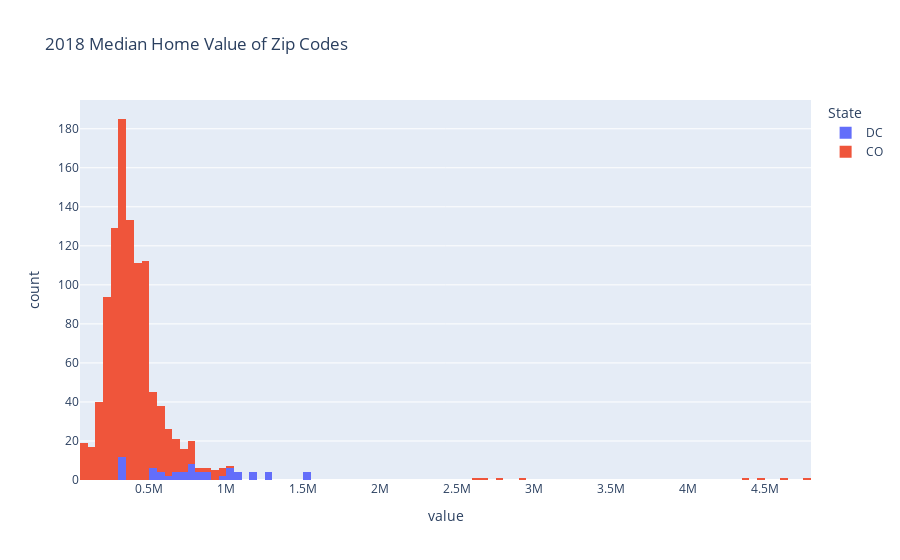

Notebook cell for this chart:
### Markdown cell above
This graphic shows the distribution of yearly profit margins if you bought a home valued at the state median. The reason this is important is it gives us a reference of the risk attached to any particular state. On the graphic there are 3 solid colored vertical lines for reference. The best cast scenario is if a state's IQR is above the green line with no outliers (or outliers above the green line). That would mean that a State has a history of resulting in a net positive profit margin of atleast 2%, for 75% of the years we have data for.

We can gather from this boxplot comparison that each State has inherent risk of dipping into the negatives for profit margin, however some states minimize that very well. For example SD, DC, CO. Of those 3 states it isn't unusual to see CO, or DC achieve profit margins above 10%.

### Code cell
# compare the states of CO and DC in the last year
state_2018 = df.set_index("Date").loc["2018", ["State", "value"]]

fig = px.histogram(
    state_2018.loc[state_2018.State.isin(["DC", "CO"])],
    x="value",
    color="State",
    title="2018 Median Home Value of Zip Codes"
)
fig.show()

### Figure 1 — Plotly figure (JSON) as saved in the notebook; plotly's stock layout.template omitted (floating-point values rounded to 4 significant figures; data arrays with more than 128 entries replaced by an {"elided": "..."} marker saying what was removed)
{"data": [{"alignmentgroup": "True", "bingroup": "x", "hovertemplate": "State=DC<br>value=%{x}<br>count=%{y}<extra></extra>", "legendgroup": "DC", "marker": {"color": "#636efa"}, "name": "DC", "offsetgroup": "DC", "orientation": "v", "showlegend": true, "type": "histogram", "x": [680900, 1065900, 590800, 313400, 781600, 324900, 1519400, 815300, 304600, 1186600, 763500, 1293000, 882300, 534400, 542200, 967600, 1004400, 714400, 683000, 1076400, 599100, 314100, 785500, 327300, 1527900, 817300, 306800, 1190000, 767800, 1291200, 885500, 542300, 548300, 990100, 1006400, 720100, 687500, 1081000, 611400, 311800, 791400, 332800, 1539600, 820200, 308200, 1196000, 774700, 1291000, 886900, 548400, 553800, 1013500, 1007200, 727400, 691300, 1078200, 619100, 308600, 793300, 337000, 1545900, 820200, 307400, 1199500, 778200, 1290000, 885000, 548900, 554100, 1019600, 1004000, 730700], "xaxis": "x", "yaxis": "y"}, {"alignmentgroup": "True", "bingroup": "x", "hovertemplate": "State=CO<br>value=%{x}<br>count=%{y}<extra></extra>", "legendgroup": "CO", "marker": {"color": "#EF553B"}, "name": "CO", "offsetgroup": "CO", "orientation": "v", "showlegend": true, "type": "histogram", "x": {"elided": "988 int values"}, "xaxis": "x", "yaxis": "y"}], "layout": {"barmode": "relative", "legend": {"title": {"text": "State"}, "tracegroupgap": 0}, "title": {"text": "2018 Median Home Value of Zip Codes"}, "xaxis": {"anchor": "y", "domain": [0, 1], "title": {"text": "value"}}, "yaxis": {"anchor": "x", "domain": [0, 1], "title": {"text": "count"}}}}
